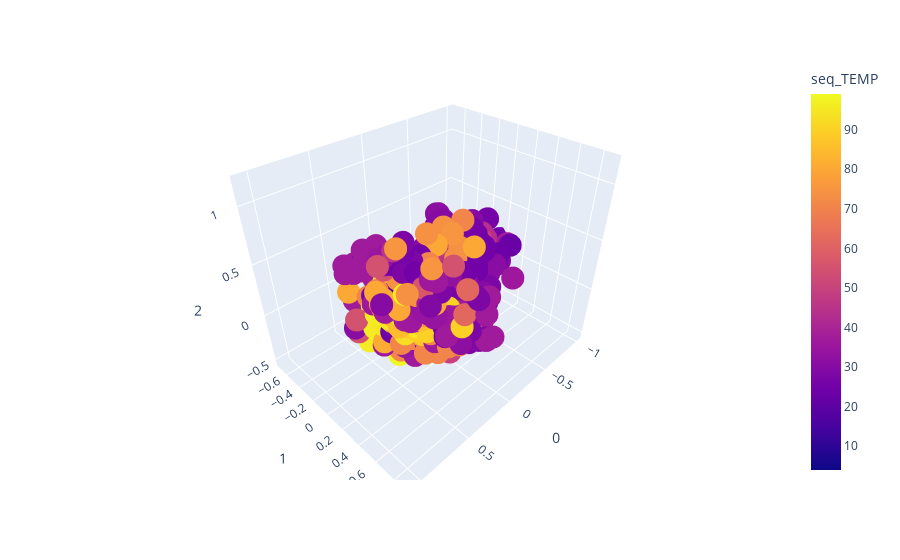

Source (notebook cell):
### Code cell
kpca = KernelPCA(n_components=3, kernel= 'poly', degree = 2)
x_kpca = kpca.fit_transform(Data_Full)


x_tx = x_kpca
x_tx =pd.DataFrame(x_tx)
x_tx["seq_TEMP"] = data["seq_TEMP"]

fig = px.scatter_3d(x_tx, x=0, y=1, z=2,
              color='seq_TEMP')
fig.show()

### Figure 1 — Plotly figure (JSON) as saved in the notebook; plotly's stock layout.template omitted (floating-point values rounded to 4 significant figures; data arrays with more than 128 entries replaced by an {"elided": "..."} marker saying what was removed)
{"data": [{"hovertemplate": "0=%{x}<br>1=%{y}<br>2=%{z}<br>seq_TEMP=%{marker.color}<extra></extra>", "legendgroup": "", "marker": {"color": {"elided": "2917 int values"}, "coloraxis": "coloraxis", "symbol": "circle"}, "mode": "markers", "name": "", "scene": "scene", "showlegend": false, "type": "scatter3d", "x": {"elided": "2917 float values"}, "y": {"elided": "2917 float values"}, "z": {"elided": "2917 float values"}}], "layout": {"coloraxis": {"colorbar": {"title": {"text": "seq_TEMP"}}, "colorscale": [[0, "#0d0887"], [0.1111, "#46039f"], [0.2222, "#7201a8"], [0.3333, "#9c179e"], [0.4444, "#bd3786"], [0.5556, "#d8576b"], [0.6667, "#ed7953"], [0.7778, "#fb9f3a"], [0.8889, "#fdca26"], [1, "#f0f921"]]}, "legend": {"tracegroupgap": 0}, "margin": {"t": 60}, "scene": {"domain": {"x": [0, 1], "y": [0, 1]}, "xaxis": {"title": {"text": "0"}}, "yaxis": {"title": {"text": "1"}}, "zaxis": {"title": {"text": "2"}}}}}
